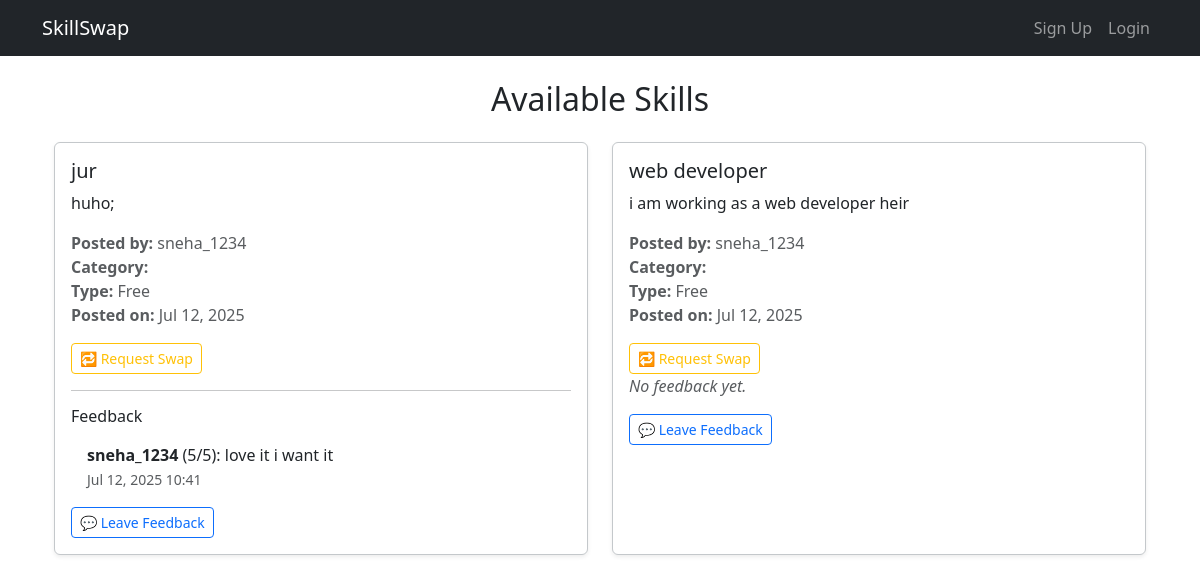
Screenshot of /skills/ with the database file from the repository.
### skills/models.py (models this page shows, shortened)
class Skill(models.Model):
    user = models.ForeignKey(User, on_delete=models.CASCADE)
    title = models.CharField(max_length=200)
    description = models.TextField()
    category = models.ForeignKey(Category, on_delete=models.SET_NULL, null=True, blank=True)
    is_free = models.BooleanField(default=True)
    created_at = models.DateTimeField(auto_now_add=True)

### feedback/models.py (models this page shows, shortened)
class Feedback(models.Model):
    skill = models.ForeignKey(Skill, on_delete=models.CASCADE, related_name='feedbacks')
    user = models.ForeignKey(User, on_delete=models.CASCADE)
    comment = models.TextField()
    rating = models.PositiveIntegerField(default=5)  # 1 to 5 stars
    created_at = models.DateTimeField(auto_now_add=True)

### skills/views.py (the view)
# urls.py: path('', views.skill_list, name='skill_list'),
def skill_list(request):
    skills = Skill.objects.all().order_by('-created_at')
    return render(request, 'skills/skill_list.html', {'skills': skills})

### templates/skills/skill_list.html (shortened to what this page needs)
{% extends 'base.html' %}
{% block content %}
<div class="container">
    <h2 class="text-center mb-4">Available Skills</h2>
    {% if skills %}
        <div class="row row-cols-1 row-cols-md-2 g-4">
            {% for skill in skills %}
            <div class="col">
                <div class="card h-100 shadow-sm border border-secondary-subtle">
                    <div class="card-body">
                        <h5 class="card-title">{{ skill.title }}</h5>
                        <p class="card-text">{{ skill.description }}</p>
                        <p class="text-muted mb-2">
                            <strong>Posted by:</strong> {{ skill.user.username }}<br>
                            <strong>Category:</strong> {{ skill.category.name }}<br>
                            <strong>Type:</strong> {% if skill.is_free %}Free{% else %}Paid{% endif %}<br>
                            <strong>Posted on:</strong> {{ skill.created_at|date:"M d, Y" }}
                        </p>
                        {% if skill.user != user %}
                        <a href="{% url 'initiate_swap' skill.id skill.user.id %}" class="btn btn-sm btn-outline-warning mt-2">
                            🔁 Request Swap
                        </a>
                        {% else %}
                        <span class="badge bg-success mt-2">Your Skill</span>
                        {% endif %}
                        {% if skill.feedbacks.exists %}
                        <hr>
                        <h6 class="mt-3">Feedback</h6>
                        <ul class="list-group list-group-flush mb-2">
                            {% for feedback in skill.feedbacks.all %}
                            <li class="list-group-item">
                                <strong>{{ feedback.user.username }}</strong> ({{ feedback.rating }}/5): {{ feedback.comment }}
                                <br>
                                <small class="text-muted">{{ feedback.created_at|date:"M d, Y H:i" }}</small>
                            </li>
                            {% endfor %}
                        </ul>
                        {% else %}
                        <p class="text-muted"><em>No feedback yet.</em></p>
                        {% endif %}
                        <a href="{% url 'leave_feedback' skill.id %}" class="btn btn-sm btn-outline-primary">💬 Leave Feedback</a>
                    </div>
                </div>
            </div>
            {% endfor %}
        </div>
    {% else %}
        <p class="text-center text-muted">No skills have been posted yet.</p>
    {% endif %}
</div>
{% endblock %}

### templates/base.html (shortened to what this page needs)
<!DOCTYPE html>
<html lang="en">
<head>
    <link href="https://cdn.jsdelivr.net/npm/bootstrap@5.3.0/dist/css/bootstrap.min.css" rel="stylesheet">
</head>
<body>
    <nav class="navbar navbar-expand-lg navbar-dark bg-dark mb-4">
        <div class="container">
            <a class="navbar-brand" href="{% url 'home' %}">SkillSwap</a>
            <div class="collapse navbar-collapse" id="navbarNav">
                <ul class="navbar-nav ms-auto">
                    {% if user.is_authenticated %}
                        <li class="nav-item"><a class="nav-link" href="{% url 'skill_list' %}">Skills</a></li>
                        <li class="nav-item"><a class="nav-link" href="{% url 'profile' %}">Profile</a></li>
                        <li class="nav-item"><a class="nav-link" href="{% url 'logout' %}">Logout</a></li>
                    {% else %}
                        <li class="nav-item"><a class="nav-link" href="{% url 'signup' %}">Sign Up</a></li>
                        <li class="nav-item"><a class="nav-link" href="{% url 'login' %}">Login</a></li>
                    {% endif %}
                </ul>
            </div>
        </div>
    </nav>
    <main class="container">
        {% block content %}
        {% endblock %}
    </main>
</body>
</html>

### rows the page displays
Skill: title "jur", description "huho;", user.username "sneha_1234", is_free "Free", created_at "Jul 12, 2025", shows "🔁 Request Swap"
Feedback: user.username "sneha_1234", rating "5", comment "love it i want it", created_at "Jul 12, 2025 10:41"
Skill: title "web developer", description "i am working as a web developer heir", user.username "sneha_1234", is_free "Free", created_at "Jul 12, 2025", shows "🔁 Request Swap", shows "No feedback yet."
